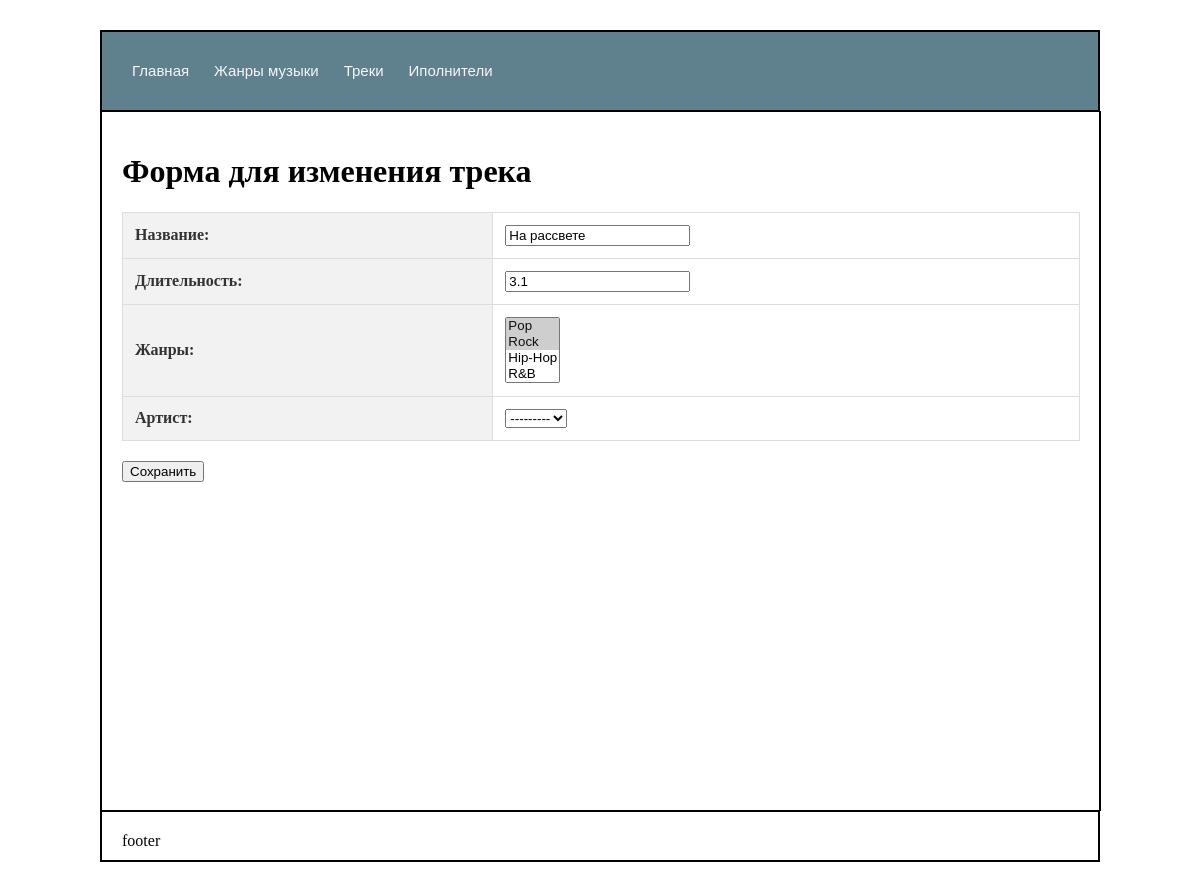
Before: /edit_track/1 with the older database file.
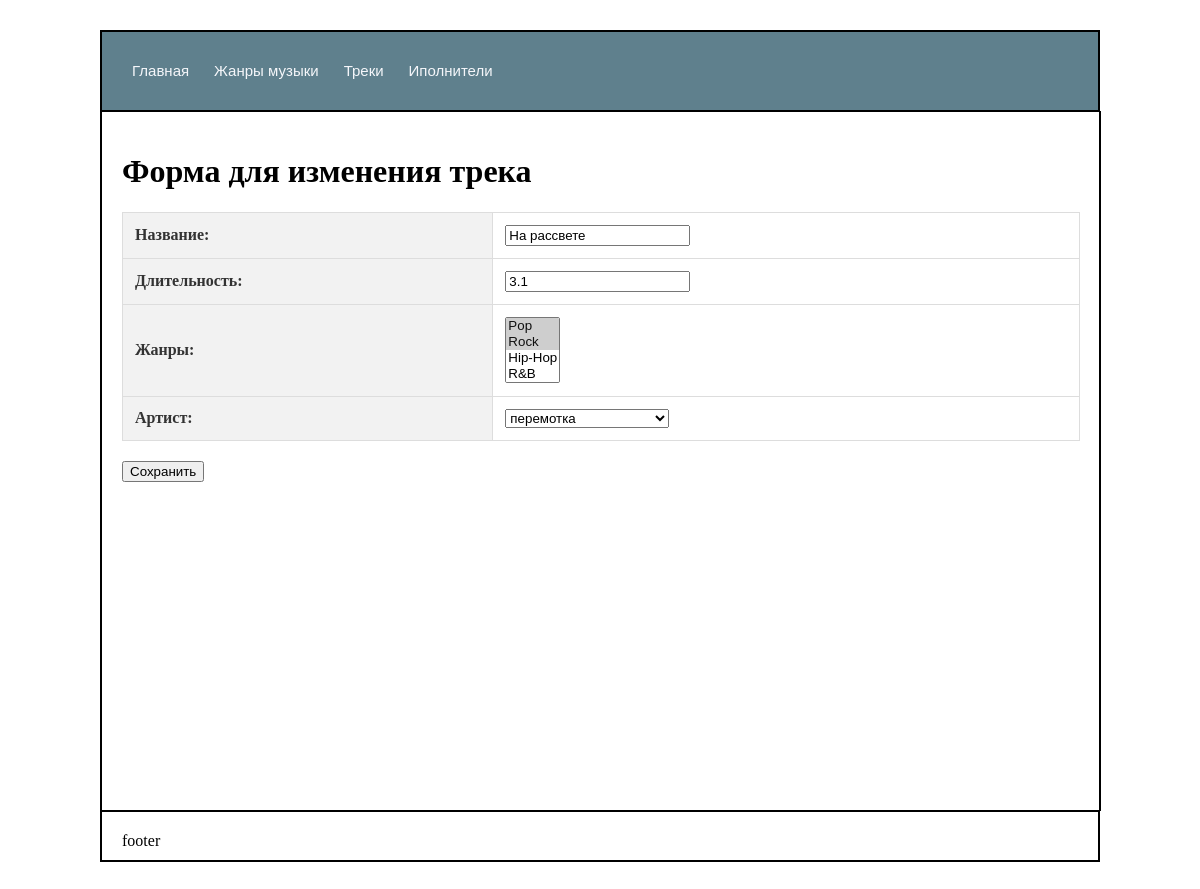
After: the same page with the newer database file.
### main/models.py (models this page shows)
class Track(models.Model):
    name = models.CharField(max_length=500)
    duretion = models.FloatField()
    genre = models.ManyToManyField(Genre)
    artist = models.ForeignKey(Artist, on_delete=models.RESTRICT, null=True)
    def __str__(self):
        return self.name

class Artist (models.Model):
    name = models.CharField(max_length=500, unique=True)
    image = models.ImageField(upload_to='artists/', null=True)
    def __str__(self):
        return self.name

### main/views.py (the view)
# urls.py: path('edit_track/<int:id_track>', views.edit_track),
def edit_track(request, id_track):
    t = Track.objects.get(id=id_track)
    print(t)
    if request.method == "POST":
        track = TrackForm(request.POST, instance=t)
        if track.is_valid():
            track.save()
        return redirect('/tracks')
    else:
        trackform = TrackForm(instance=t)
        return render(request, "update_track.html", {'form': trackform})

### main/forms.py
class TrackForm(forms.ModelForm):
    class Meta:
        model = Track
        fields = ['name', 'duretion', 'genre', 'artist']
        labels = {
            'name': 'Название',
            'duretion': 'Длительность',
            'genre': 'Жанры',
            'artist': 'Артист',
        }

### main/models.py (called while the page is built)
    def __str__(self):
        return self.name_en

### main/templates/update_track.html (shortened to what this page needs)
{% extends "base.html" %}
{% block content %}
    <h1>Форма для изменения трека</h1>
    <form method="POST">
        <table>
            {{ form.as_table }}
        </table>
        <input type="submit" value="Сохранить" >
    </form>
{% endblock content %}

Changed rows visible on the page:
changed Track "На рассвете": artist "---------" → "перемотка"
